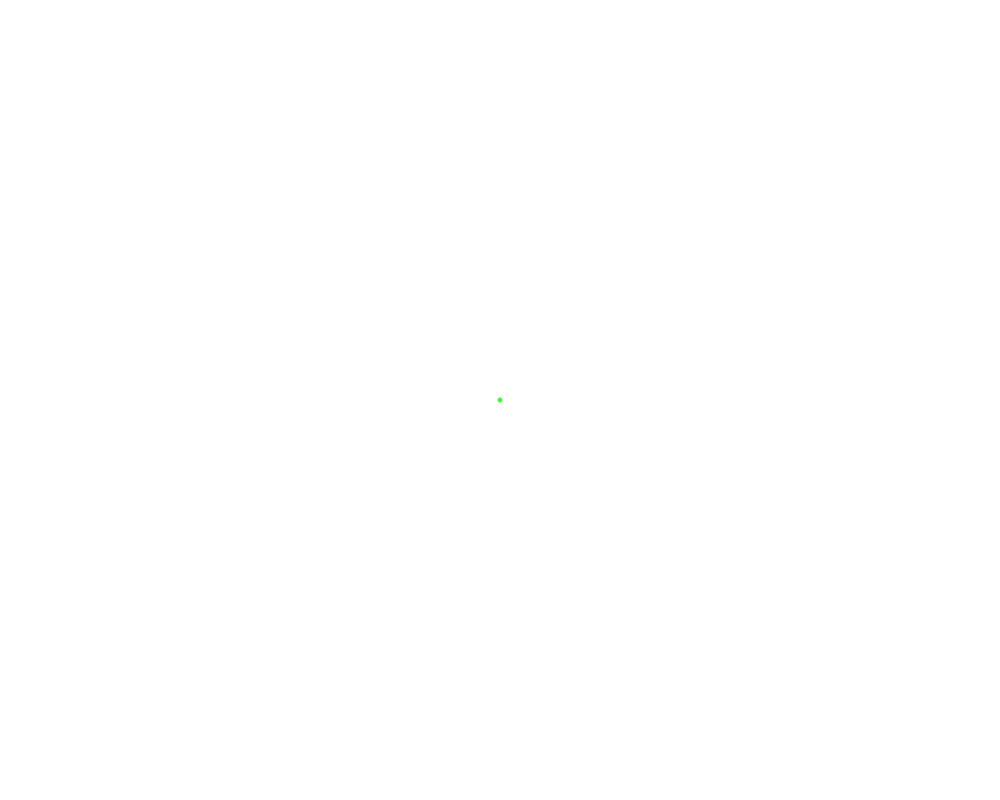
Frame 1 (no input)
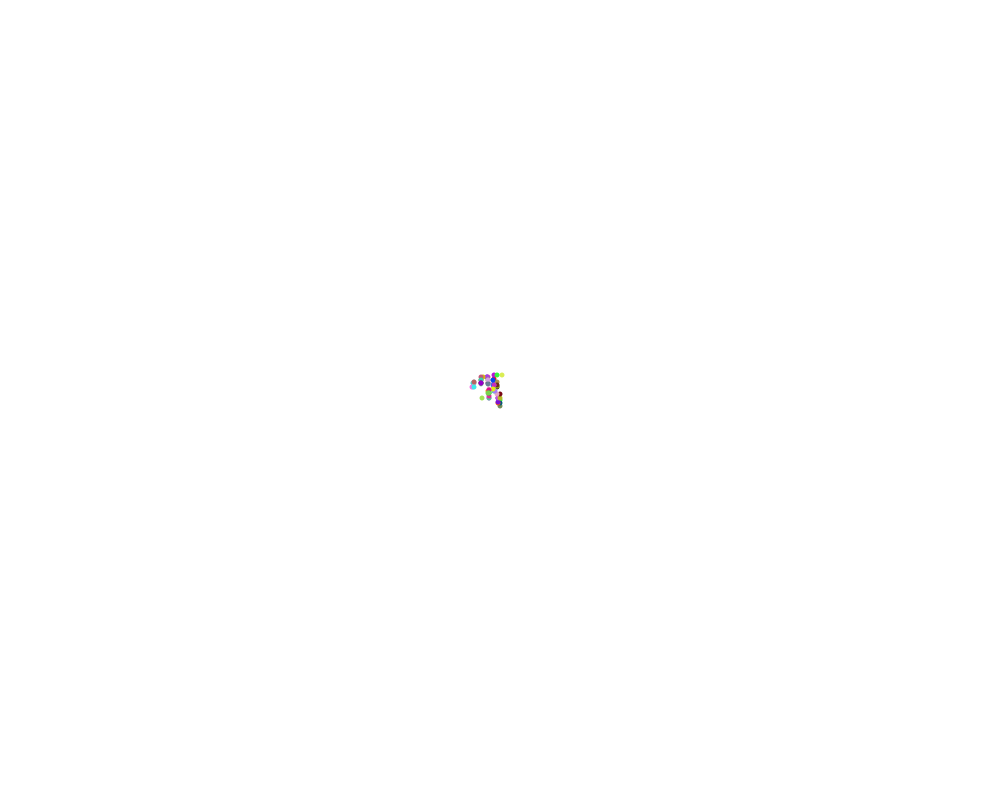
Frame 60 (the mouse pressed at the canvas centre just before this capture)
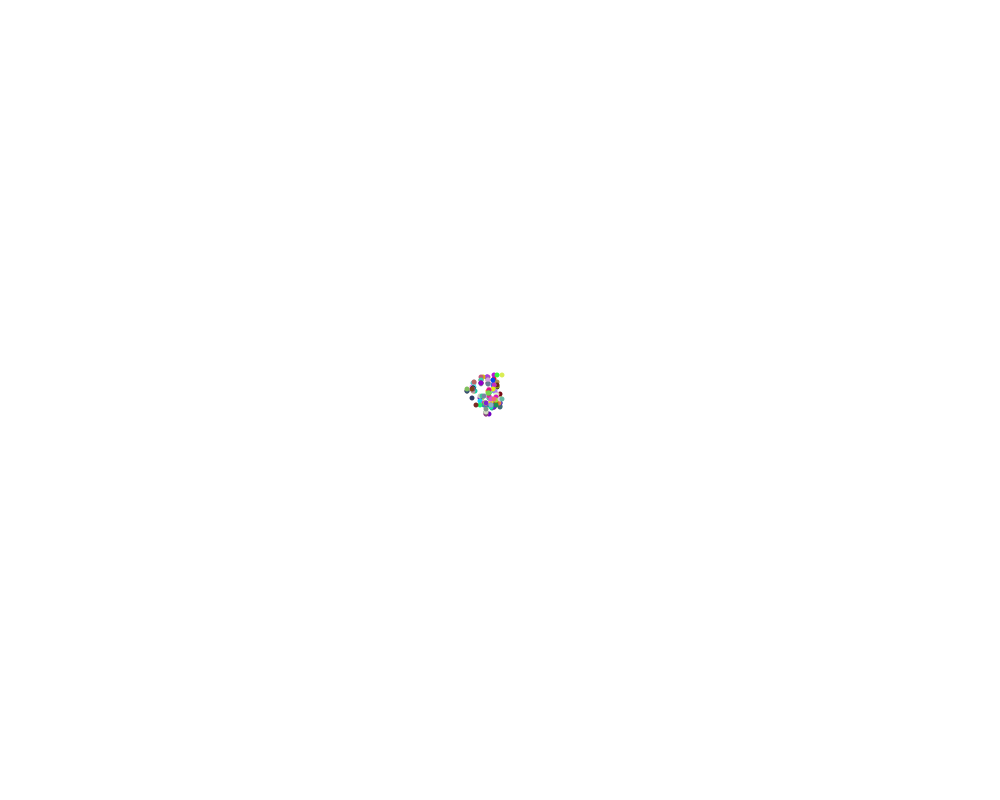
Frame 120 (the mouse held since frame 60 and released just before this capture)

The Processing sketch that drew these frames (run headless with seeded random() and noise(); from frame 60 on, the mouse is pressed at the canvas centre):

// Processing sketch: Random_Walker
// ── Random_Walker.pde
Walker walkman;
void setup()
{
  size(1000, 800);
  walkman = new Walker();
  background(255);
  walkman.speed = 3;
  walkman.body = 5;
}

void draw()
{
  walkman.speed = int(random(10));
  walkman.appear();
  walkman.step();
}

class Walker
{
  int x, y,speed,body;
  
  Walker()
  {
    x = width/2;
    y = height/2;
    speed = 1;
    body = 2;
  }
  
  void step()
  {
    int choice = int(random(4));
    if(choice == 1)
    x+=speed;
    else if(choice == 2)
    x-=speed;
    else if(choice == 3)
    y+=speed;
    else if(choice == 0)
    y-=speed;
    x = constrain(x, 0, width-1);
    y = constrain(y, 0, height-1);
  }
  void appear()
  {
    noStroke();
    fill(random(255),random(255), random(255));
    ellipse(x, y, body, body);
  }
}
